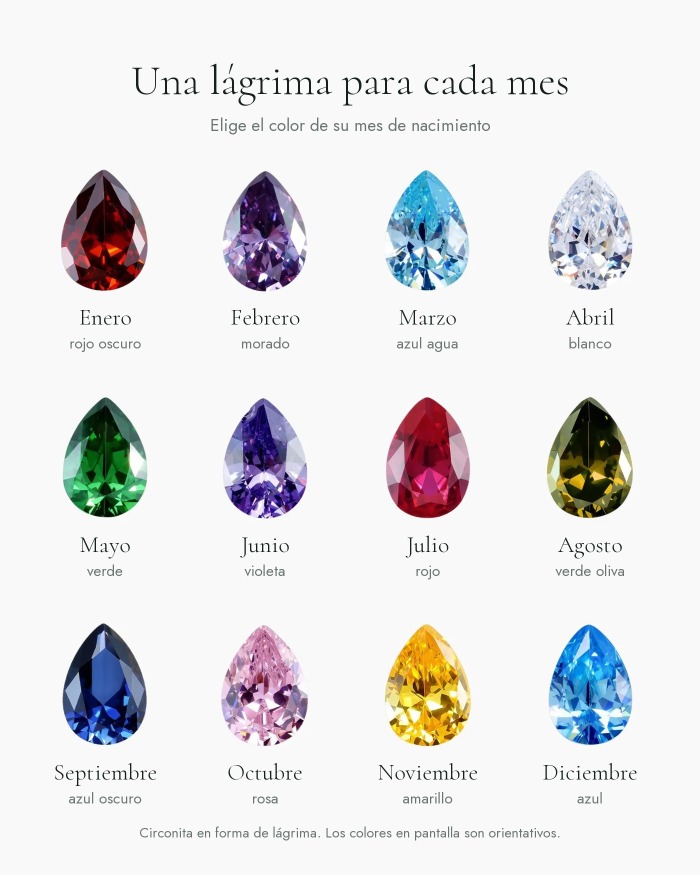
#> input picture marca/fotos-ia/lagrimas/lagrimas-12.jpg, 1400 x 1750 px (shown at 1/2 size)
$ python lagrimas.py fotos-ia/lagrimas/lagrimas-12.jpg
#> lines starting #> are read from the running program, lines starting #| are printed output that depends on the picture; after the words box and inside, x2 and y2 are one past the last pixel; in counts of white or black regions, pixels touching at a corner belong together
"""Lámina de las 12 lágrimas del Collar Signé en español (5-nov, Edu: «una foto de todas las lágrimas» en la ficha).

Parte de la tabla en inglés que bajó Edu («BIRTHSTONE CHART», Downloads/LUNERIE/collar personalizable/7.webp, de la web
de Olivia Jewelry, como las otras fotos del collar; Edu asume el riesgo): recorta las 12 gotas tal cual y monta una lámina
4:5 con la letra de Lunerie, el mes y el NOMBRE DEL COLOR (sin nombres de gemas: son circonitas, CLAUDE.md 5.4), los
mismos colores que el selector de la ficha (tema/codigo/snippets/lunerie-collar.liquid).
    python marca/lagrimas.py <tabla.webp>      → marca/fotos-ia/lagrimas/lagrimas-12.jpg
    python marca/lagrimas.py --recortes [<tabla.webp>] [--subir]
        → marca/fotos-ia/lagrimas/lagrima-01..12.png (cada gota sola, con fondo transparente) para el panel «Elige la
          piedra» de la ficha (6-nov, Edu: en Olivia las piedras se ven reales). Con --subir, a Archivos de Shopify con
          ese mismo nombre (el snippet lunerie-collar.liquid las lee con images['lagrima-01.png']).
"""
import pathlib, sys
import numpy as np, cv2
from PIL import Image, ImageDraw, ImageFont

RAIZ = pathlib.Path(__file__).resolve().parent.parent
SALIDA = RAIZ / "marca" / "fotos-ia" / "lagrimas"
FUENTES = RAIZ / "marca" / "fuentes"
TINTA, GRIS = (22, 32, 27), (107, 116, 111)
MESES = [("Enero", "rojo oscuro"), ("Febrero", "morado"), ("Marzo", "azul agua"), ("Abril", "blanco"),
         ("Mayo", "verde"), ("Junio", "violeta"), ("Julio", "rojo"), ("Agosto", "verde oliva"),
         ("Septiembre", "azul oscuro"), ("Octubre", "rosa"), ("Noviembre", "amarillo"), ("Diciembre", "azul")]


def gotas(ruta):
    """Las 12 gotas de la tabla, en orden de lectura (filas de 4), recortadas con su fondo."""
#> called with ruta = 'fotos-ia/lagrimas/lagrimas-12.jpg'
    im = Image.open(ruta).convert("RGB")
#> im is the input picture: PIL image 1400x1750 RGB; mean R, G, B 228, 227.5, 228.8
    a = np.asarray(im).astype(np.int16)
    fondo = a[5, 5]
#> fondo = [249, 249, 249]
    m = (np.abs(a - fondo).sum(2) > 18).astype(np.uint8)
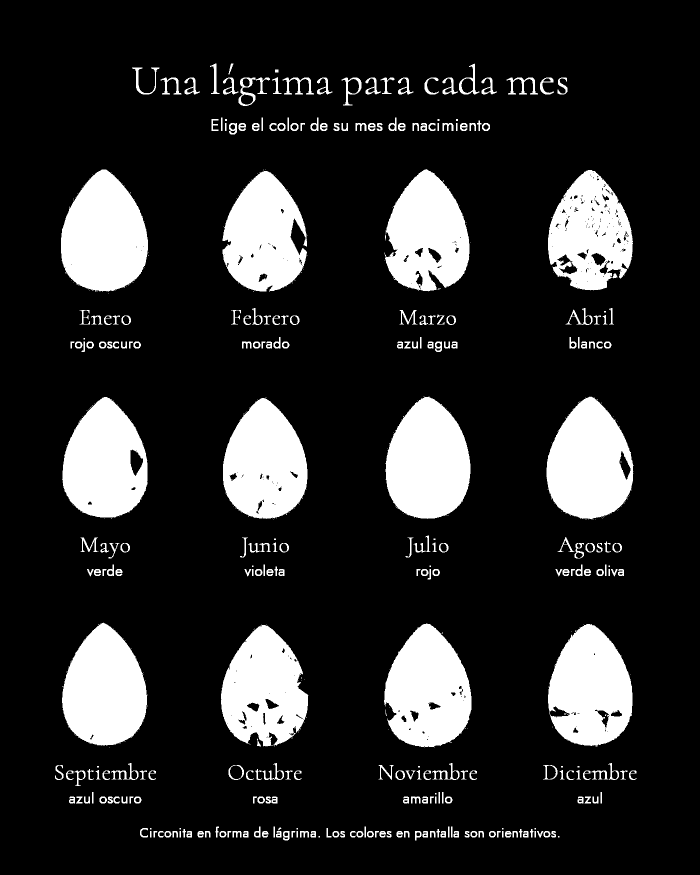
#> m: shape (1750, 1400) (shown at 1/2 size); values 0 (black) and 1 (white), 16.2% white; 540 white regions (256 under 20 px), largest, box (x1, y1, x2, y2) and area: (122, 339, 296, 584) 31531, (770, 793, 941, 1038) 31386, (768, 1247, 943, 1495) 30896
    m = cv2.morphologyEx(m, cv2.MORPH_CLOSE, np.ones((15, 15), np.uint8))
#> m: shape (1750, 1400); values 0 (black) and 1 (white), 18.6% white; 43 white regions, largest, box (x1, y1, x2, y2) and area: (768, 1247, 943, 1495) 32125, (122, 338, 297, 587) 31864, (770, 792, 941, 1038) 31617
    n, et, st, _ = cv2.connectedComponentsWithStats(m, 8)
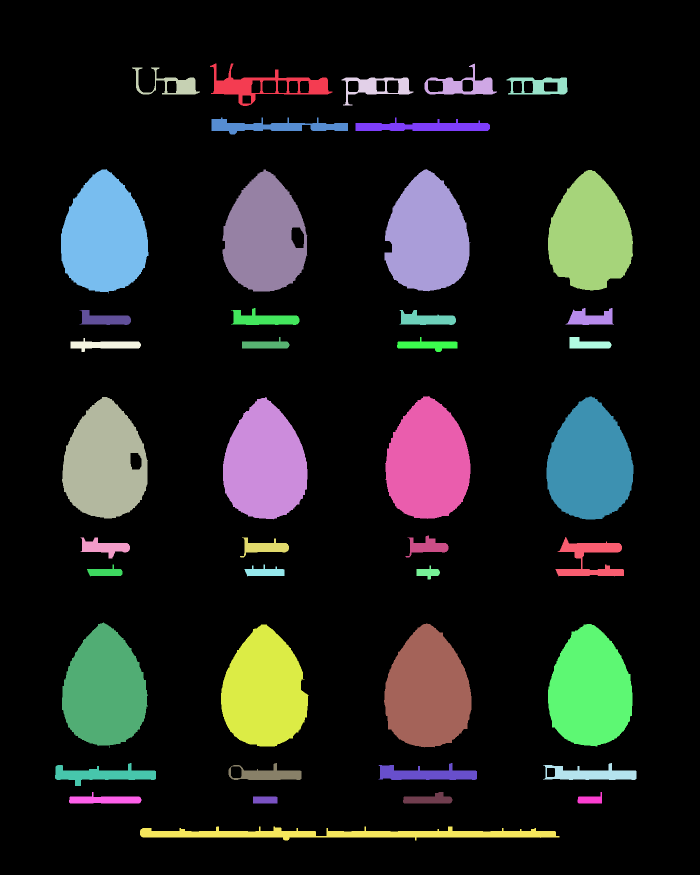
#> et: shape (1750, 1400) int32 (shown at 1/2 size); 44 distinct labels, from 0 to 43; one colour per label, 0 black
#> n = 44; st = 44 rows, first 6: [0, 0, 1400, 1750, 1995454], [420, 127, 245, 85, 5883], [849, 127, 145, 62, 3212], [264, 135, 136, 54, 2260], [683, 155, 144, 56, 2843], [1013, 155, 122, 34, 2394]
    # las gotas son las manchas grandes y más altas que anchas (el texto son manchas bajas y anchas)
    cajas = [tuple(st[i, :4]) for i in range(1, n) if st[i, 3] > 150 and st[i, 2] > 100]
#> cajas = 12 items, first 6: (122, 338, 175, 249), (445, 339, 170, 244), (769, 338, 172, 245), (1096, 340, 170, 241), (770, 792, 171, 246), (1093, 792, 174, 247)
    assert len(cajas) == 12, f"esperaba 12 gotas y salen {len(cajas)}"
    cajas.sort(key=lambda c: (round(c[1] / 200), c[0]))
    return im, tuple(int(v) for v in fondo), cajas


def montar(ruta):
    im, fondo, cajas = gotas(ruta)
#> fondo = (249, 249, 249); cajas = 12 items, first 6: (122, 338, 175, 249), (445, 339, 170, 244), (769, 338, 172, 245), (1096, 340, 170, 241), (124, 794, 172, 243), (446, 794, 169, 245)
    W, H = 1400, 1750
    lam = Image.new("RGB", (W, H), fondo)
#> lam: PIL image 1400x1750 RGB; every value is 249
    d = ImageDraw.Draw(lam)
    serif = lambda s: ImageFont.truetype(str(FUENTES / "Cormorant.ttf"), s)
    sans = lambda s: ImageFont.truetype(str(FUENTES / "Jost.ttf"), s)

    def centrado(texto, fuente, y, color):
        d.text(((W - d.textlength(texto, font=fuente)) / 2, y), texto, font=fuente, fill=color)

    centrado("Una lágrima para cada mes", serif(84), 110, TINTA)
    centrado("Elige el color de su mes de nacimiento", sans(34), 225, GRIS)
    alto = max(c[3] for c in cajas)
#> alto = 252
    x_cols = [210, 530, 855, 1180]                     # centros de columna, como en la tabla original
    y_ini, paso = 330, 455
    for k, (x, y, w, h) in enumerate(cajas):
        gota = im.crop((x - 6, y - 6, x + w + 6, y + h + 6))
        cx, top = x_cols[k % 4], y_ini + (k // 4) * paso
        lam.paste(gota, (cx - gota.width // 2, top + (alto - h) // 2))
        mes, color = MESES[k]
        f1, f2 = serif(46), sans(30)
        d.text((cx - d.textlength(mes, font=f1) / 2, top + alto + 26), mes, font=f1, fill=TINTA)
        d.text((cx - d.textlength(color, font=f2) / 2, top + alto + 84), color, font=f2, fill=GRIS)
#> this loop made 12 passes
#> (x, y, w, h, cx, top, mes, color) on passes 1 to 11: (122, 338, 175, 249, 210, 330, 'Enero', 'rojo oscuro'), (445, 339, 170, 244, 530, 330, 'Febrero', 'morado'), (769, 338, 172, 245, 855, 330, 'Marzo', 'azul agua'), (1096, 340, 170, 241, 1180, 330, 'Abril', 'blanco'), (124, 794, 172, 243, 210, 785, 'Mayo', 'verde'), (446, 794, 169, 245, 530, 785, 'Junio', 'violeta'), (770, 792, 171, 246, 855, 785, 'Julio', 'rojo'), (1093, 792, 174, 247, 1180, 785, 'Agosto', 'verde oliva'), (124, 1244, 172, 252, 210, 1240, 'Septiembre', 'azul oscuro'), (442, 1249, 176, 244, 530, 1240, 'Octubre', 'rosa'), (768, 1247, 175, 248, 855, 1240, 'Noviembre', 'amarillo')
#> pass 1, in montar, `gota = im.crop((x - 6, y - 6, x + w + 6, y + h + 6))`:
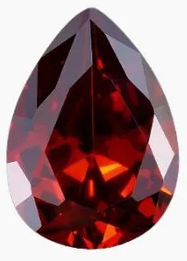
#> gota: PIL image 187x261 RGB; mean R, G, B 153.8, 122.5, 125.2
#> pass 3, in montar, `gota = im.crop((x - 6, y - 6, x + w + 6, y + h + 6))`:
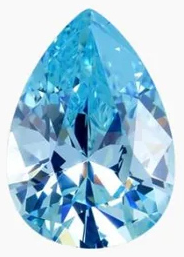
#> gota: PIL image 184x257 RGB; mean R, G, B 163.6, 201, 219.8
#> after the loop:
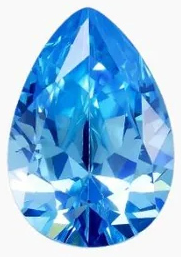
#> gota: PIL image 181x257 RGB; mean R, G, B 138.6, 187.4, 225.7
#> after the loop:
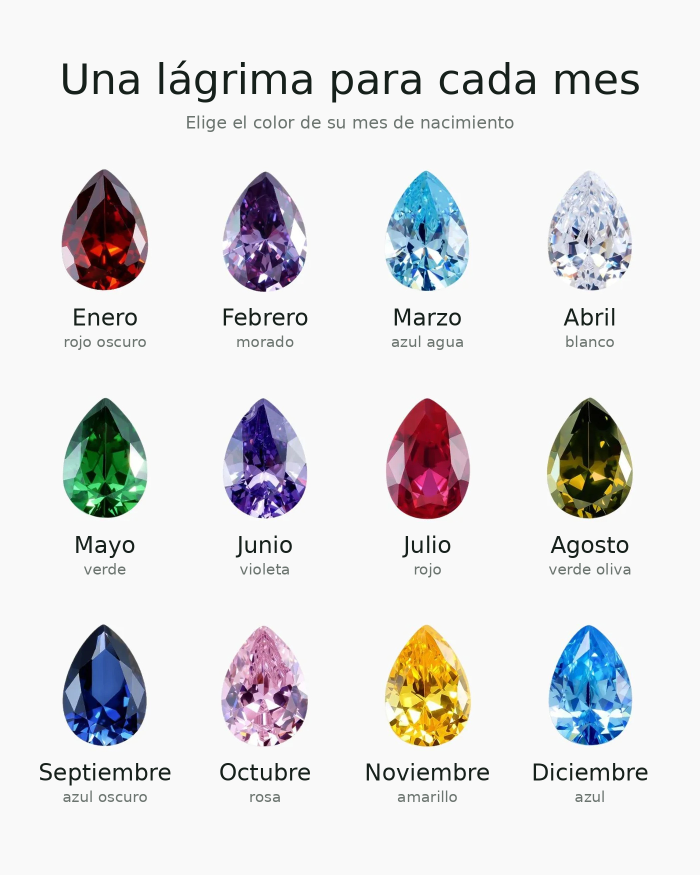
#> lam: PIL image 1400x1750 RGB (shown at 1/2 size); mean R, G, B 225.8, 225.4, 226.7
    centrado("Circonita en forma de lágrima. Los colores en pantalla son orientativos.", sans(28), H - 105, GRIS)
    SALIDA.mkdir(parents=True, exist_ok=True)
    destino = SALIDA / "lagrimas-12.jpg"
    lam.save(destino, quality=97, subsampling=0)
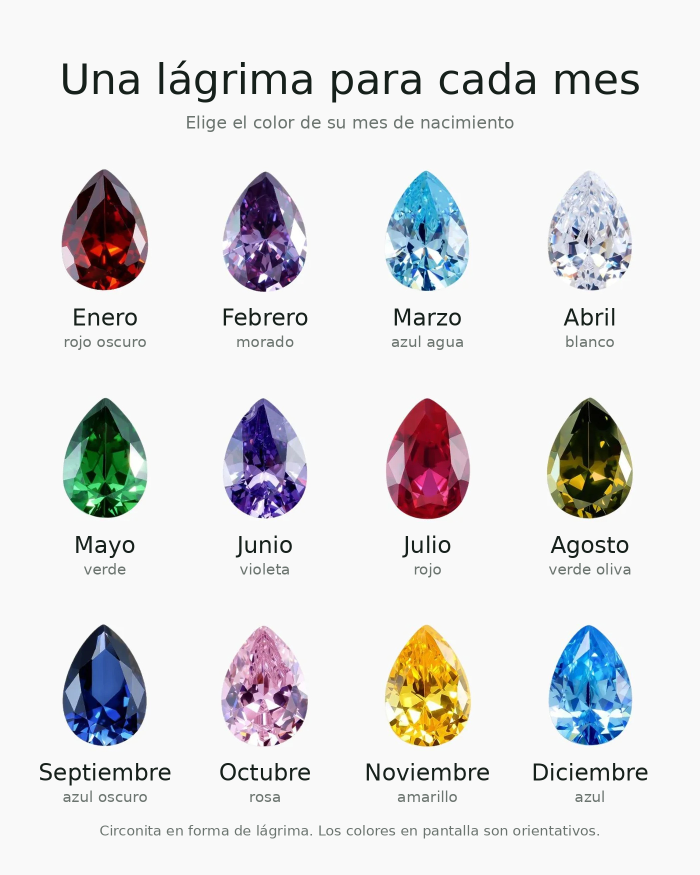
#> saved as lagrimas-12.jpg: PIL image 1400x1750 RGB (shown at 1/2 size); mean R, G, B 225.5, 225.1, 226.4
    print(destino, lam.size)
#| marca/fotos-ia/lagrimas/lagrimas-12.jpg (1400, 1750)


def recortes(ruta, alto=150):
    """Cada gota sola en PNG con transparencia: máscara de la silueta (rellena por dentro, para que el blanco del mes de
    abril no se vuelva transparente) con el borde suavizado."""
    im, fondo, cajas = gotas(ruta)
    a = np.asarray(im).astype(np.int16)
    rutas = []
    for k, (x, y, w, h) in enumerate(cajas):
        p = 10
        x0, y0, x1, y1 = max(x - p, 0), max(y - p, 0), x + w + p, y + h + p
        trozo = a[y0:y1, x0:x1]
        m = (np.abs(trozo - np.array(fondo)).sum(2) > 10).astype(np.uint8) * 255
        m = cv2.morphologyEx(m, cv2.MORPH_CLOSE, cv2.getStructuringElement(cv2.MORPH_ELLIPSE, (9, 9)))
        n, et, st, _ = cv2.connectedComponentsWithStats(m, 8)
        m = np.where(et == 1 + int(np.argmax(st[1:, cv2.CC_STAT_AREA])), 255, 0).astype(np.uint8)
        relleno = m.copy()                                   # rellenar huecos: todo lo que no se alcanza desde fuera
        cv2.floodFill(relleno, np.zeros((m.shape[0] + 2, m.shape[1] + 2), np.uint8), (0, 0), 255)
        m = m | cv2.bitwise_not(relleno)
        m = cv2.erode(m, np.ones((2, 2), np.uint8))
        alfa = cv2.GaussianBlur(m, (0, 0), 1.2)
        rgba = np.dstack([trozo.astype(np.uint8), alfa])
        ys, xs = np.nonzero(alfa > 8)
        rgba = rgba[ys.min():ys.max() + 1, xs.min():xs.max() + 1]
        gota = Image.fromarray(rgba, "RGBA")
        gota = gota.resize((round(gota.width * alto / gota.height), alto), Image.LANCZOS)
        SALIDA.mkdir(parents=True, exist_ok=True)
        destino = SALIDA / f"lagrima-{k + 1:02d}.png"
        gota.save(destino, optimize=True)
        rutas.append(destino)
        print(destino.name, gota.size, MESES[k][0])
    return rutas


if __name__ == "__main__":
    args = sys.argv[1:]
    tabla = str(pathlib.Path.home() / "Downloads" / "LUNERIE" / "collar personalizable" / "7.webp")
    if "--recortes" in args:
        args.remove("--recortes")
        subir = "--subir" in args
        if subir:
            args.remove("--subir")
        rutas = recortes(args[0] if args else tabla)
        if subir:
            sys.path.insert(0, str(RAIZ / "anuncios"))
            from subir_creatividades import subir as subir_archivo
            for r in rutas:
                print(r.name, "->", subir_archivo(r)[:90], flush=True)
    else:
        montar(args[0] if args else tabla)
